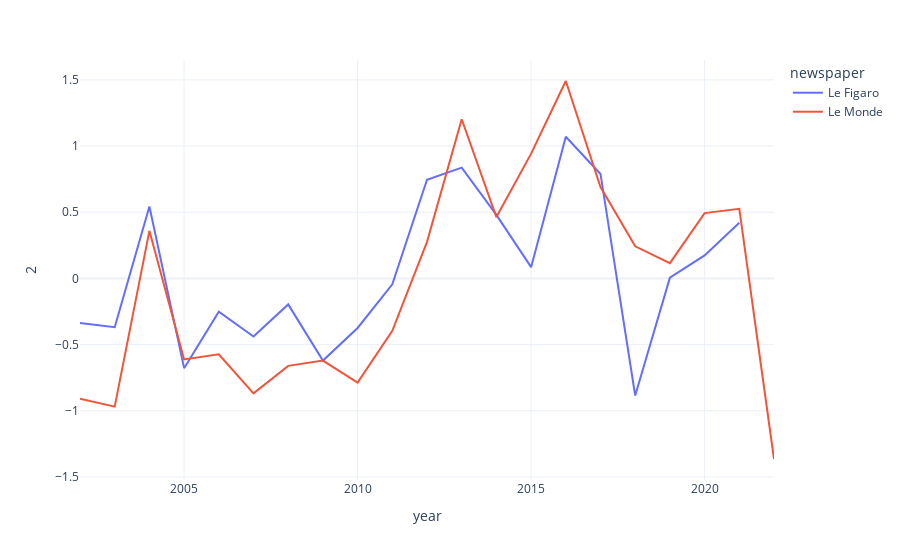

Notebook code for this chart:
### Code cell
px.line(df_pca, x='year',y=2,color='newspaper')

### Figure 1 — Plotly figure (JSON) as saved in the notebook; plotly's stock layout.template omitted (floating-point values rounded to 4 significant figures)
{"data": [{"hovertemplate": "newspaper=Le Figaro<br>year=%{x}<br>2=%{y}<extra></extra>", "legendgroup": "Le Figaro", "line": {"color": "#636efa", "dash": "solid"}, "marker": {"symbol": "circle"}, "mode": "lines", "name": "Le Figaro", "orientation": "v", "showlegend": true, "type": "scatter", "x": [2002, 2003, 2004, 2005, 2006, 2007, 2008, 2009, 2010, 2011, 2012, 2013, 2014, 2015, 2016, 2017, 2018, 2019, 2020, 2021], "xaxis": "x", "y": [-0.3374, -0.3682, 0.5434, -0.678, -0.2512, -0.4387, -0.1963, -0.6206, -0.3743, -0.04491, 0.7456, 0.8371, 0.4799, 0.08505, 1.071, 0.7891, -0.8851, 0.005694, 0.1741, 0.4199], "yaxis": "y"}, {"hovertemplate": "newspaper=Le Monde<br>year=%{x}<br>2=%{y}<extra></extra>", "legendgroup": "Le Monde", "line": {"color": "#EF553B", "dash": "solid"}, "marker": {"symbol": "circle"}, "mode": "lines", "name": "Le Monde", "orientation": "v", "showlegend": true, "type": "scatter", "x": [2002, 2003, 2004, 2005, 2006, 2007, 2008, 2009, 2010, 2011, 2012, 2013, 2014, 2015, 2016, 2017, 2018, 2019, 2020, 2021, 2022], "xaxis": "x", "y": [-0.9096, -0.9684, 0.3596, -0.6118, -0.5728, -0.8685, -0.6607, -0.6209, -0.7864, -0.3954, 0.2762, 1.203, 0.4633, 0.9426, 1.491, 0.6905, 0.2424, 0.1151, 0.4933, 0.5256, -1.364], "yaxis": "y"}], "layout": {"legend": {"title": {"text": "newspaper"}, "tracegroupgap": 0}, "margin": {"t": 60}, "xaxis": {"anchor": "y", "domain": [0, 1], "title": {"text": "year"}}, "yaxis": {"anchor": "x", "domain": [0, 1], "title": {"text": "2"}}}}
